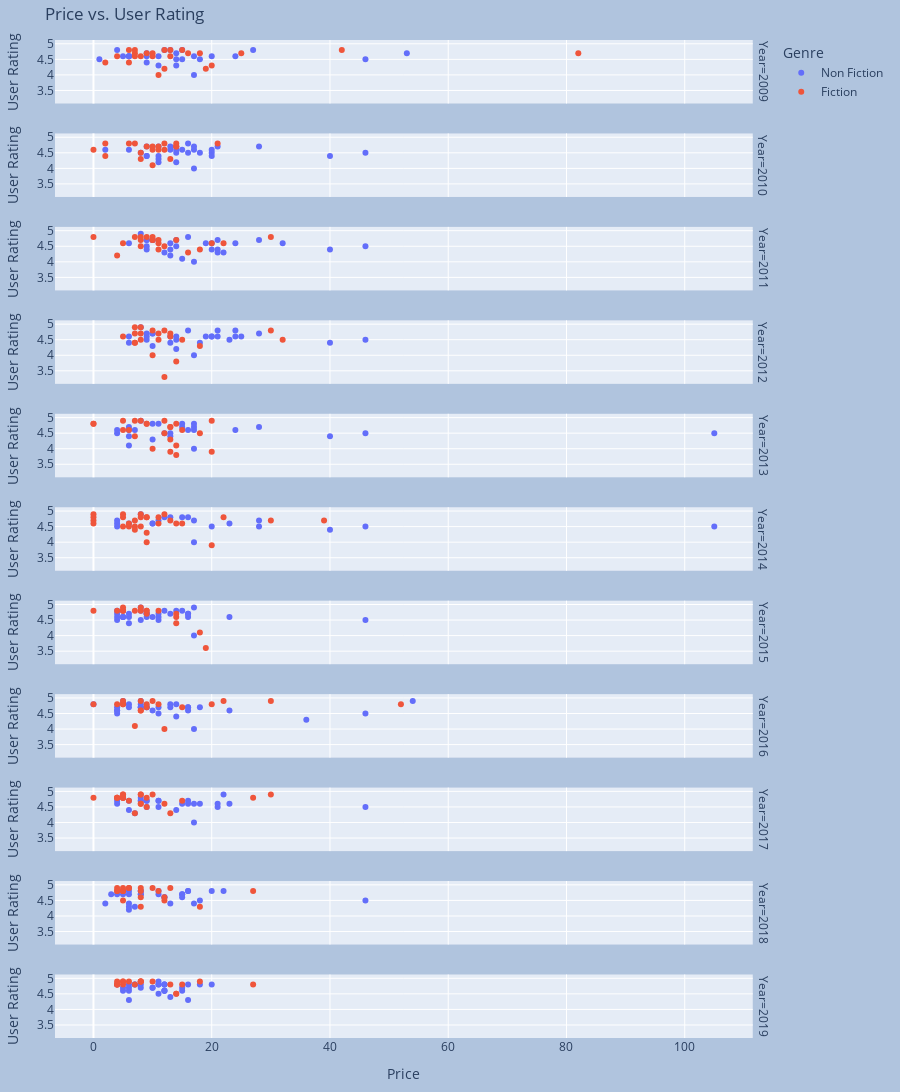

This figure's notebook cell:
### Code cell
fig = px.scatter(
    dataset, x='Price', y='User Rating',facet_row='Year', color='Genre', hover_name='Name', hover_data=['Author'],
    category_orders={'Year':[2009,2010,2011,2012,2013,2014,2015,2016,2017,2018,2019]},
    title='Price vs. User Rating'
)

fig.update_layout(
    height=2000,
    margin=dict(l=20, r=20, t=40, b=20),
    paper_bgcolor="LightSteelBlue",
)

fig.show()
